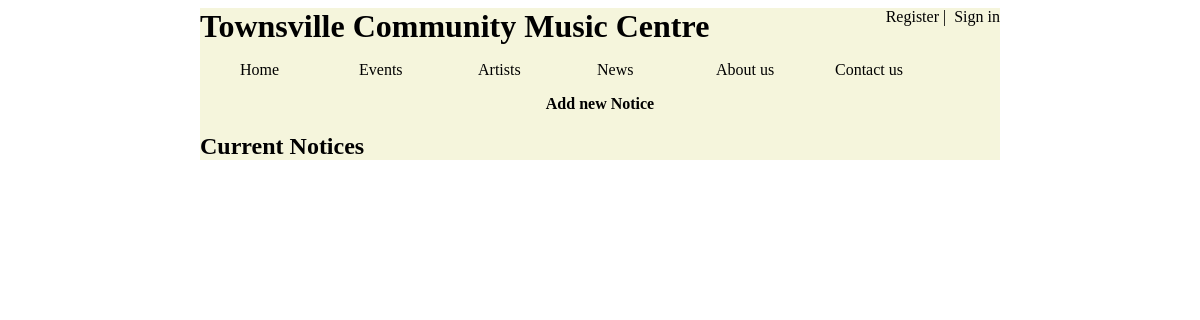
Before: /noticeBoard.php with the older database file.
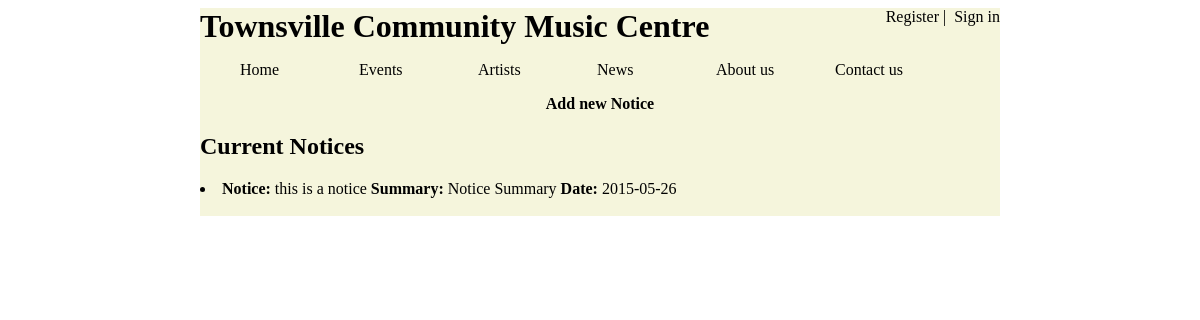
After: the same page with the newer database file.
### tables this page shows
CREATE TABLE "notices" (
  "id" integer NOT NULL PRIMARY KEY AUTOINCREMENT,
  "notice" text NOT NULL,
  "summary" text NOT NULL,
  "info" text NOT NULL,
  "date" text NOT NULL
);

### noticeBoard.php (the view, shortened to what this page needs)
<?php
include("dbconnect.php");
?>
<!doctype html>
<html>
<head>
    <link rel="stylesheet" type="text/css" href="main.css" />
</head>
<body>
<div id="content">
    <?php
    include("template.php");
    ?>
    <article class="artist">
        <b><a href="addNotice.php">Add new Notice</a></b>
    </article>
    <h2>Current Notices</h2>
    <?php
    $sql = "SELECT * FROM notices ORDER BY date ASC";
    foreach ($dbh->query($sql) as $row) {
        ?>
        <?php
        echo '<article class="artist">';
        echo "<li><a href='notice.php?id=". $row['id']."'><b>Notice: </b>".$row['notice']."<b> Summary: </b>".$row['summary']."<b> Date: </b>".$row['date']."<br></a></li>";
        echo '</article>';
        ?>
        <br>
        <?php
    }
    ?>
</div>
</body>
</html>

Changed rows visible on the page:
added notices: notice "this is a notice", summary "Notice Summary", date "2015-05-26"
